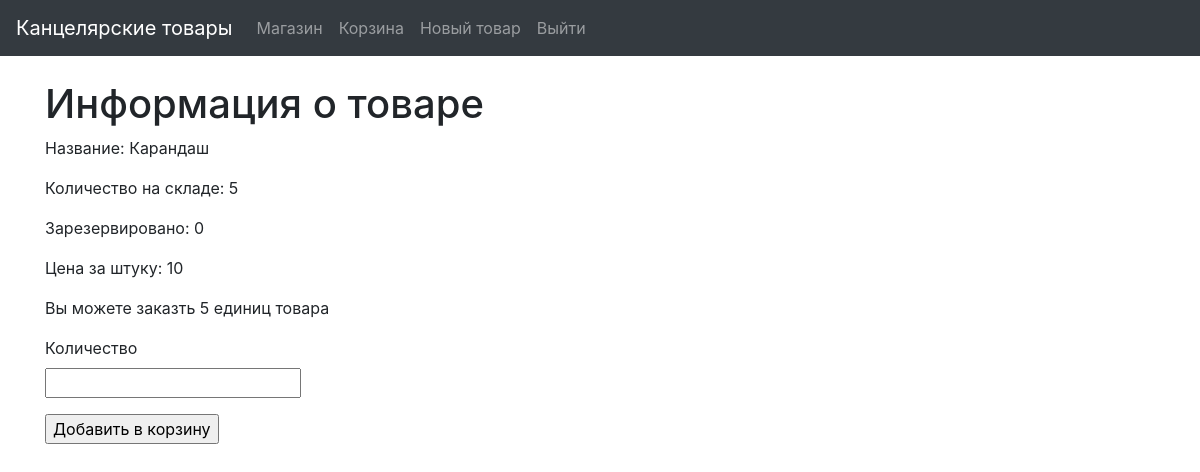
The app's page /new_basket/1 (signed in) with its own data.
### tables this page shows
CREATE TABLE products 
                            (id INTEGER PRIMARY KEY AUTOINCREMENT, 
                             name VARCHAR(100),
                             count INTEGER,
                             price INTEGER,
                             reserv INTEGER
                             );

### MarketOfStationery.py (the view, shortened to what this page needs)
@app.route('/new_basket/<product_id>', methods=['GET', 'POST'])
def new_basket(product_id):
    item = product_model.get(product_id)
    form = CountForm()
    if request.method == 'GET':
        return render_template('new_basket.html',
                               admin=user_model.is_admin(session['username']),
                               registered=True, form=form, item=item)

### forms.py
class CountForm(FlaskForm):
    count = IntegerField('Количество', [validators.DataRequired('Укажите количество товара'),
                                        validators.NumberRange(min=1)])
    submit = SubmitField('Добавить в корзину')

### db.py (called while the page is built)
    def get(self, user_name):
        cursor = self.connection.cursor()
        cursor.execute("SELECT * FROM users WHERE user_name = ?", (user_name,))
        row = cursor.fetchone()
        return row

    def is_admin(self, user_name):
        item = self.get(user_name)
        return bool(item[-1])

    def get(self, product_id):
        cursor = self.connection.cursor()
        cursor.execute('''SELECT * FROM products WHERE id = ?''', (str(product_id),))
        row = cursor.fetchone()
        return row

### templates/new_basket.html (shortened to what this page needs)
{% extends "Base.html" %}
{% block content %}
<h1>Информация о товаре</h1>
<form action="" method="post" novalidate>
    <p>
        Название: {{item[1]}}
    </p>
    <p>
        Количество на складе: {{item[2]}}
    </p>
    <p>
        Зарезервировано: {{item[4]}}
    </p>
    <p>
        Цена за штуку: {{item[3]}}
    </p>
    <p>
        Вы можете заказть {{item[2] - item[4]}} единиц товара
    </p>
    <p>
        {{ form.count.label }}<br>
        {{ form.count }}<br>
    </p>
    <p>{{ form.submit() }}</p>
</form>
{% endblock %}

### records on screen
products: name "Карандаш", count "5", reserv "0", price "10", item[2]-item[4] "5"
